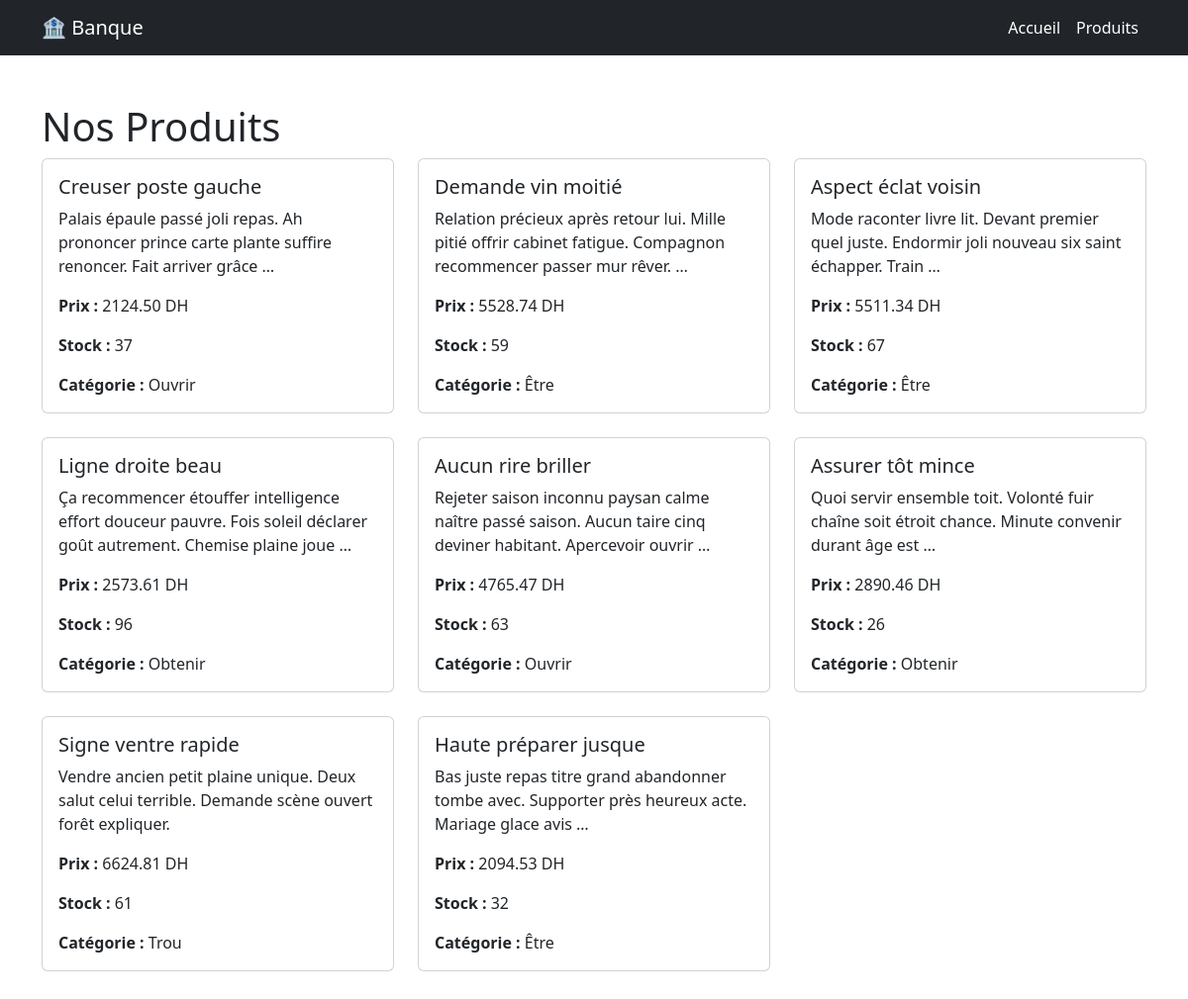
Screenshot of /products/ with the database file from the repository.
### products/models.py (models this page shows, shortened)
class Product(models.Model):
    name = models.CharField(max_length=200)
    description = models.TextField()
    price = models.DecimalField(max_digits=10, decimal_places=2)
    category = models.ForeignKey(Category, on_delete=models.CASCADE)
    stock = models.IntegerField(default=0)
    image = models.ImageField(upload_to='products/', blank=True, null=True)
    created_at = models.DateTimeField(auto_now_add=True)

class Category(models.Model):
    name = models.CharField(max_length=100)
    slug = models.SlugField(unique=True)

### products/views.py (the view)
# urls.py: path('', views.product_list, name='product_list'),
def product_list(request):
    products = Product.objects.all()
    return render(request, 'products/product_list.html', {'products': products})

### products/templates/products/product_list.html (shortened to what this page needs)
{% extends 'base.html' %}
{% block content %}
<div class="container my-5">
    <h1>Nos Produits</h1>
    <div class="row">
        {% for product in products %}
        <div class="col-md-4 mb-4">
            <div class="card">
                <div class="card-body">
                    <h5 class="card-title">{{ product.name }}</h5>
                    <p class="card-text">{{ product.description|truncatewords:15 }}</p>
                    <p class="card-text"><strong>Prix : </strong>{{ product.price }} DH</p>
                    <p class="card-text"><strong>Stock : </strong>{{ product.stock }}</p>
                    <p class="card-text"><strong>Catégorie : </strong>{{ product.category.name }}</p>
                </div>
            </div>
        </div>
        {% endfor %}
    </div>
</div>
{% endblock %}

### Banque/templates/base.html (shortened to what this page needs)
{% load static %}
<!DOCTYPE html>
<html lang="en">
<head>
    <link rel="stylesheet" href="{% static 'base/css/bootstrap.min.css' %}">
</head>
<body>
<nav class="navbar navbar-expand-lg navbar-dark bg-dark">
    <div class="container">
        <a class="navbar-brand" href="/">🏦 Banque</a>
        <div class="navbar-nav">
            <a class="nav-link text-white" href="/">Accueil</a>
            <a class="nav-link text-white" href="/products/">Produits</a>
        </div>
    </div>
</nav>
    {% block content %}{% endblock %}
</body>
</html>

### rows the page displays
Product: name "Creuser poste gauche", description "Palais épaule passé joli repas. Ah prononcer prince carte plante suffire renoncer. Fait arriver grâce …", price "2124.50", stock "37", category.name "Ouvrir"
Product: name "Demande vin moitié", description "Relation précieux après retour lui. Mille pitié offrir cabinet fatigue. Compagnon recommencer passer mur rêver. …", price "5528.74", stock "59", category.name "Être"
Product: name "Aspect éclat voisin", description "Mode raconter livre lit. Devant premier quel juste. Endormir joli nouveau six saint échapper. Train …", price "5511.34", stock "67", category.name "Être"
Product: name "Ligne droite beau", description "Ça recommencer étouffer intelligence effort douceur pauvre. Fois soleil déclarer goût autrement. Chemise plaine joue …", price "2573.61", stock "96", category.name "Obtenir"
Product: name "Aucun rire briller", description "Rejeter saison inconnu paysan calme naître passé saison. Aucun taire cinq deviner habitant. Apercevoir ouvrir …", price "4765.47", stock "63", category.name "Ouvrir"
Product: name "Assurer tôt mince", description "Quoi servir ensemble toit. Volonté fuir chaîne soit étroit chance. Minute convenir durant âge est …", price "2890.46", stock "26", category.name "Obtenir"
Product: name "Signe ventre rapide", description "Vendre ancien petit plaine unique. Deux salut celui terrible. Demande scène ouvert forêt expliquer.", price "6624.81", stock "61", category.name "Trou"
Product: name "Haute préparer jusque", description "Bas juste repas titre grand abandonner tombe avec. Supporter près heureux acte. Mariage glace avis …", price "2094.53", stock "32", category.name "Être"
